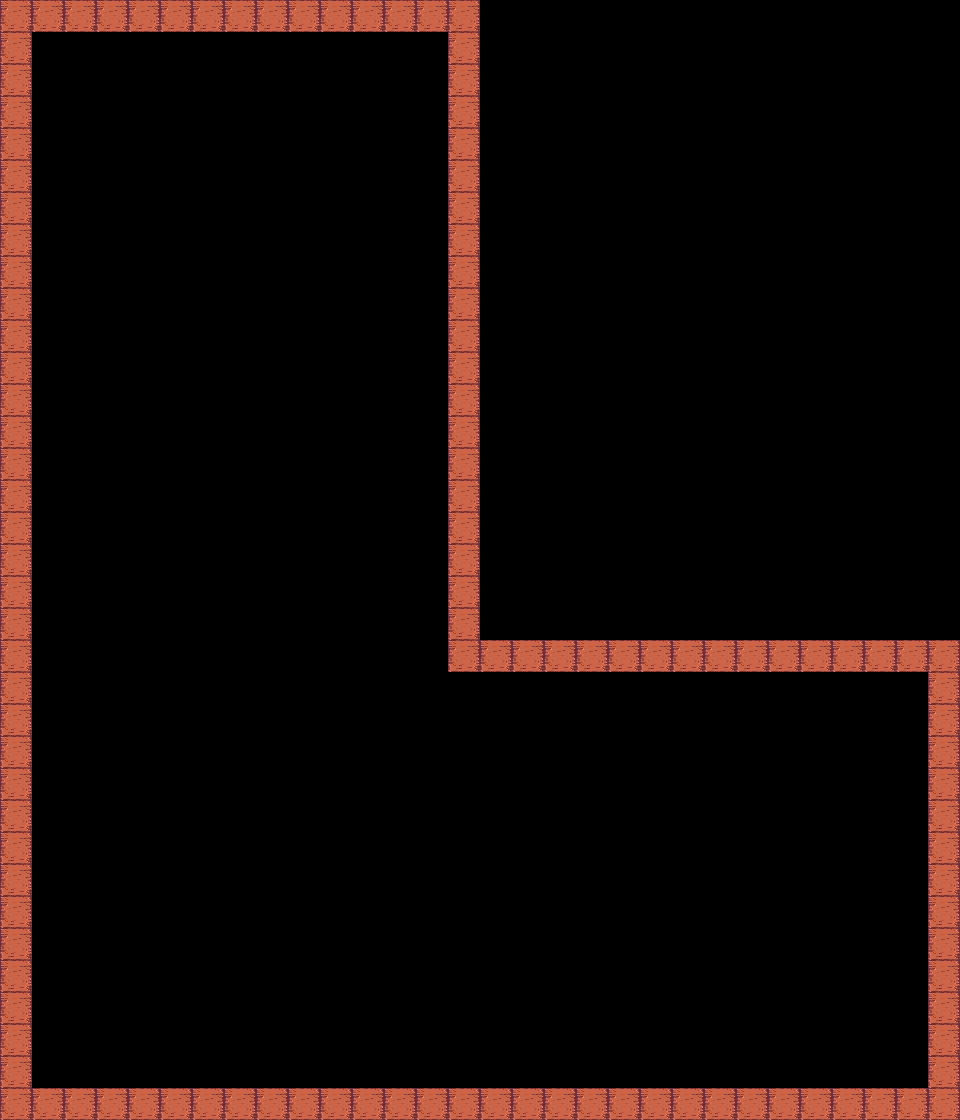

Tiled map render using the project's own tile images. Description and the map definition, with tile-layer contents summarised, below:
An orthogonal 30x35 tile map with 32x32 px tiles, 1 tile layer (Tiles) and 7 objects (SpawnPoint).

<map version="1.0" orientation="orthogonal" width="30" height="35" tilewidth="32" tileheight="32">
 <tileset firstgid="1" name="woodenTile32" tilewidth="32" tileheight="32">
  <image source="woodenTile32.png" width="32" height="32" />
 </tileset>
 <layer name="Tiles" width="30" height="35">
  <data>[1050 cells, 126 non-empty, 1 distinct tile ids]</data>
 </layer>
 <objectgroup name="Collisions" width="30" height="35">
  <object x="0" y="0" width="480" height="32" />
  <object x="448" y="32" width="32" height="640" />
  <object x="0" y="32" width="32" height="1056" />
  <object x="0" y="1088" width="928" height="32" />
  <object x="480" y="640" width="448" height="32" />
  <object x="928" y="640" width="32" height="480" />
 </objectgroup>
 <objectgroup name="Game Objects" width="30" height="35">
  <object name="SpawnPoint" x="128" y="128" />
 </objectgroup>
</map>
